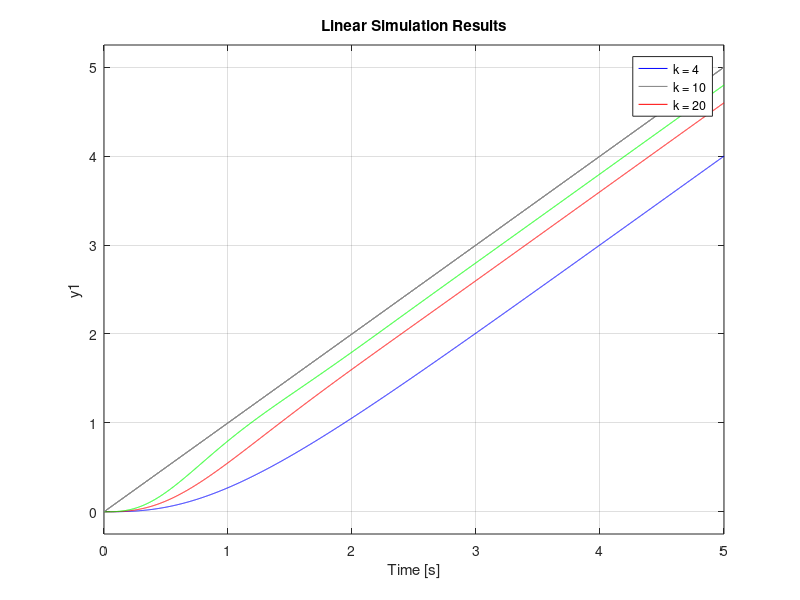

Reproduce this figure in MATLAB.
G=tf([0 0 1],[1 4 0]);
k1 = 4;
T1 = feedback(G*k1,1);
k2 = 10;
T2 = feedback(G*k2,1);
k3=20;
T3 = feedback(G*k3,1);

t = 0:.001:5;

grid


lsim(T1,'b',T2,'r',T3,'g',t,t)

legend('k = 4','k = 10','k = 20')
